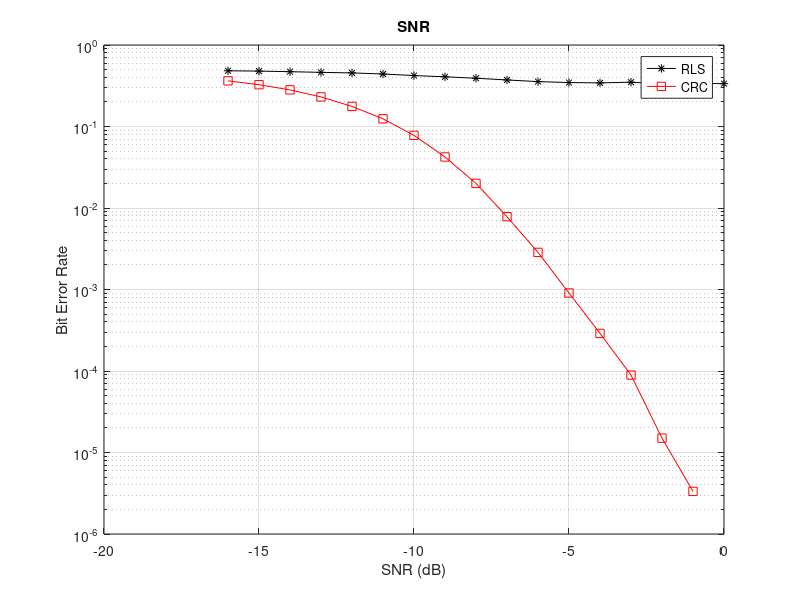

This figure's MATLAB source:
clc
clear all
close all


%% ================================= CRC Type
lora_rls_ber = load("lora_rls_ber.mat").BER;
lora_crc_ber = load("lora_crc_ber.mat").BER;
snr = load("snr_crc.mat").snr;



figure(1)
semilogy(snr, lora_rls_ber,'-*','color','k');
hold on
semilogy(snr, lora_crc_ber,'-s','color','r');
legend('RLS', 'CRC')
grid
xlabel('SNR (dB)')
ylabel('Bit Error Rate')
hold off
title('SNR');
